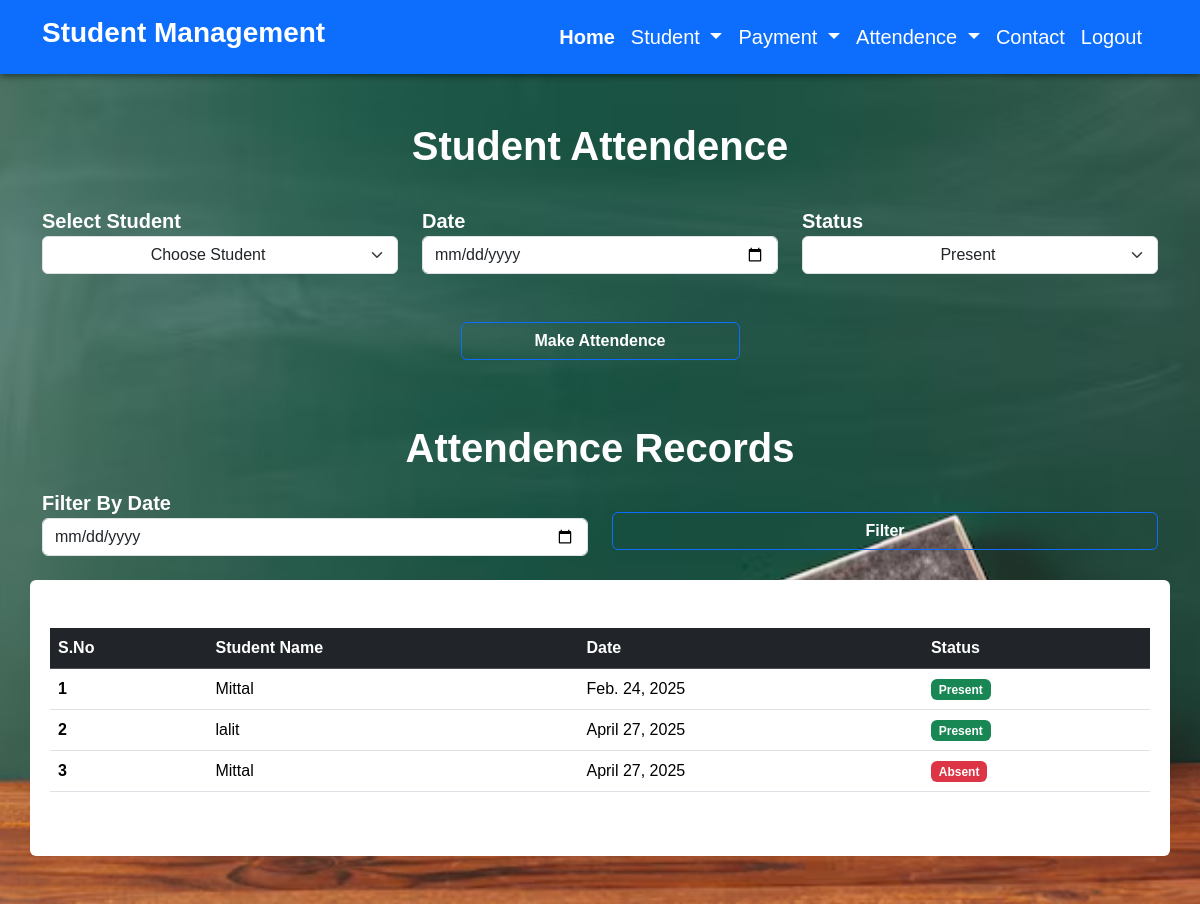
/attendent-view, run on the app's committed database.
### student_app/models.py (models this page shows, shortened)
class Attendence(models.Model):
    stastus = (
        ('Present', 'Present'),
        ('Absent', 'Absent')
    )
    student = models.ForeignKey(Student, on_delete=models.CASCADE)
    date = models.DateField()
    status = models.CharField(max_length=10, choices=stastus)

class Student(models.Model):
    gender = (
        ('Male', 'Male'),
        ('Female', 'Female')
    )
    fname = models.CharField(max_length=100)
    mname = models.CharField(max_length=100)
    lname = models.CharField(max_length=100)
    gender = models.CharField(max_length=10, choices=gender, default='Male')
    email = models.EmailField(unique=True)
    phone = models.CharField(max_length=12)
    address = models.CharField(max_length=100)
    city = models.CharField(max_length=100)
    courses = models.CharField(max_length=100)
    amount = models.DecimalField(max_digits=10, decimal_places=2, default='0')
    date = models.DateField()
    img = models.ImageField(upload_to='images/')
    def __str__(self):
        return self.fname

### student_app/views.py (the view, shortened to what this page needs)
# urls.py: path('attendent-view', views.attendent_view, name='attendent-view'),
def attendent_view(request):
    students = Student.objects.all()
    attendents = Attendence.objects.all()
    return render(request, 'attendent-view.html', {'attendents': attendents, 'students': students})

### templates/attendent-view.html (shortened to what this page needs)
{% extends "layout.html" %}
{% block content %}
    <div class="attendence">
        <div class="title pt-5 mb-0 pb-1">
            <h4 class="fw-bold text-center text-white fs-1">Student Attendence</h4>
        </div>
        <div class="payment-form-show mt-3 pb-3">
            <div class="container">
                <form method="post">
                    <div class="row pt-2">
                        <div class="col-md-4">
                            <label for="to" class="fw-bold text-white fs-5  mb-0">Select Student</label>
                            <select class="form-select text-center" name="name" aria-label="Default select example">
                                <option selected>Choose Student</option>
                            </select>
                        </div>
                        <div class="col-md-4">
                            <label for="date" class="fw-bold text-white fs-5  mb-0">Date</label>
                            <input type="date" class="form-control" name="date" id="from" required>
                        </div>
                        <div class="col-md-4">
                            <label for="status" class="fw-bold text-white fs-5  mb-0">Status</label>
                            <select class="form-select text-center" name="status" aria-label="Default select example">
                                <option value="Present" selected>Present</option>
                            </select>
                        </div>
                    </div>
                    <div class="row pt-4">
                        <div class="col-md-12 text-center">
                            <button class="btn btn-outline-primary mt-4 w-25 text-white fw-bold">Make Attendence</button>
                        </div>
                    </div>
                </form>
            </div>
        </div>
        <div>
            <div class="title pt-5 mb-0 pb-0">
                <h4 class="fw-bold text-center text-white fs-1">Attendence Records</h4>
            </div>
            <div class="container">
                <form action="/" method="post">
                    <div class="row pt-2">
                        <div class="col-md-6">
                            <label for="date" class="fw-bold text-white fs-5 mb-0">Filter By Date</label>
                            <input type="date" class="form-control" id="date" required>
                        </div>
                        <div class="col-md-6">
                            <button class="btn btn-outline-primary mt-4 w-100 text-white fw-bold">Filter</button>
                        </div>
                    </div>
                </form>
            </div>
            <div class="container pb-5">
                <div class="row dropdown mt-4 bg-white rounded">
                    <div class="col-md-12">
                        <div class="title">
                            <div class="table-responsive px-2 py-5">
                                <table class="table">
                                    <thead class="table-dark text-white">
                                        <tr>
                                            <th scope="col">S.No</th>
                                            <th scope="col">Student Name</th>
                                            <th scope="col">Date</th>
                                            <th scope="col">Status</th>
                                        </tr>
                                    </thead>
                                    <tbody>
                                        {% for attendent in attendents %}
                                        <tr>
                                            <th scope="row">{{forloop.counter}}</th>
                                            <td>{{attendent.student}}</td>
                                            <td>{{attendent.date}}</td>
                                            {% if attendent.status == 'Present' %}
                                                <td class=""><span class="badge bg-success">Present</span></td>
                                            {% else %}
                                                <td class=""><span class="badge bg-danger">Absent</span></td>
                                            {% endif %}
                                        </tr>
                                        {% endfor %}
                                    </tbody>
                                </table>
                            </div>
                        </div>
                    </div>
                </div>
            </div>
        </div>
    </div>
{% endblock %}

### static/css/style.css (style rules this page uses)
* { padding: 0; margin: 0; box-sizing: border-box; font-family: sans-serif; }
.attendence { background-image: url(images/school-board_93675-42058.avif); background-size: cover; background-position: center; }

### data on the page
Attendence: student "Mittal", date "Feb. 24, 2025", status "Present"
Attendence: student "lalit", date "April 27, 2025", status "Present"
Attendence: student "Mittal", date "April 27, 2025", status "Absent"
